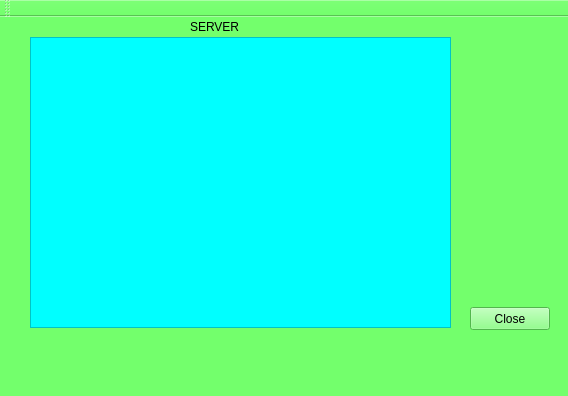
<?xml version="1.0" encoding="UTF-8"?>
<ui version="4.0">
 <class>MainWindow</class>
 <widget class="QMainWindow" name="MainWindow">
  <property name="geometry">
   <rect>
    <x>0</x>
    <y>0</y>
    <width>568</width>
    <height>396</height>
   </rect>
  </property>
  <property name="windowTitle">
   <string>MainWindow</string>
  </property>
  <property name="styleSheet">
   <string notr="true">background-color: rgb(115, 255, 108);</string>
  </property>
  <widget class="QWidget" name="centralWidget">
   <widget class="QTableWidget" name="tableWidget">
    <property name="geometry">
     <rect>
      <x>30</x>
      <y>20</y>
      <width>421</width>
      <height>291</height>
     </rect>
    </property>
    <property name="styleSheet">
     <string notr="true">background-color: rgb(0, 255, 255);</string>
    </property>
   </widget>
   <widget class="QPushButton" name="pushButton">
    <property name="geometry">
     <rect>
      <x>470</x>
      <y>290</y>
      <width>80</width>
      <height>23</height>
     </rect>
    </property>
    <property name="text">
     <string>Close</string>
    </property>
   </widget>
   <widget class="QLabel" name="label">
    <property name="geometry">
     <rect>
      <x>190</x>
      <y>0</y>
      <width>91</width>
      <height>20</height>
     </rect>
    </property>
    <property name="styleSheet">
     <string notr="true">font: 75 oblique 10pt &quot;Purisa&quot;;</string>
    </property>
    <property name="text">
     <string>SERVER</string>
    </property>
   </widget>
  </widget>
  <widget class="QMenuBar" name="menuBar">
   <property name="geometry">
    <rect>
     <x>0</x>
     <y>0</y>
     <width>568</width>
     <height>20</height>
    </rect>
   </property>
  </widget>
  <widget class="QToolBar" name="mainToolBar">
   <attribute name="toolBarArea">
    <enum>TopToolBarArea</enum>
   </attribute>
   <attribute name="toolBarBreak">
    <bool>false</bool>
   </attribute>
  </widget>
  <widget class="QStatusBar" name="statusBar"/>
 </widget>
 <layoutdefault spacing="6" margin="11"/>
 <resources/>
 <connections/>
</ui>
